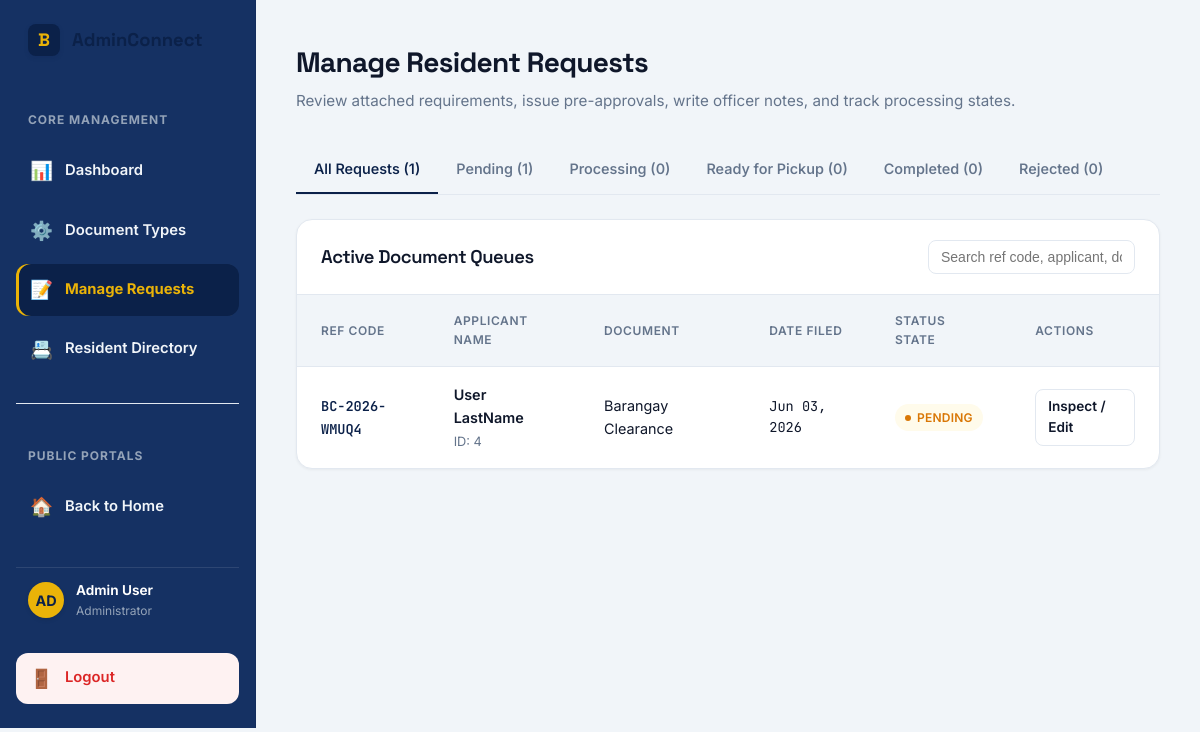
The app's page /requests-admin.php (signed in) with its own data.
### tables this page shows
CREATE TABLE IF NOT EXISTS `requests` (
  `id` int NOT NULL AUTO_INCREMENT,
  `user_id` int NOT NULL,
  `doc_id` int NOT NULL,
  `tracking_code` varchar(255) NOT NULL,
  `id_photo_path` varchar(255) DEFAULT NULL,
  `purpose` text,
  `status` enum('Pending','Processing','Ready for Pickup','Completed','Rejected') DEFAULT 'Pending',
  `admin_remarks` text,
  `request_date` timestamp NULL DEFAULT CURRENT_TIMESTAMP,
  PRIMARY KEY (`id`),
  UNIQUE KEY `tracking_code` (`tracking_code`),
  KEY `user_id` (`user_id`),
  KEY `doc_id` (`doc_id`)
);

CREATE TABLE IF NOT EXISTS `users` (
  `id` int NOT NULL AUTO_INCREMENT,
  `email` varchar(255) NOT NULL,
  `password` varchar(255) NOT NULL,
  `first_name` varchar(100) NOT NULL,
  `last_name` varchar(100) NOT NULL,
  `phone` varchar(20) DEFAULT NULL,
  `address` text,
  `role` enum('Admin','Resident') DEFAULT 'Resident',
  `created_at` datetime DEFAULT CURRENT_TIMESTAMP,
  PRIMARY KEY (`id`),
  UNIQUE KEY `email` (`email`)
);

CREATE TABLE IF NOT EXISTS `document_types` (
  `id` int NOT NULL AUTO_INCREMENT,
  `name` varchar(100) NOT NULL,
  `fee` decimal(10,2) DEFAULT '0.00',
  `description` text,
  `status` varchar(255) NOT NULL DEFAULT 'Inactive',
  PRIMARY KEY (`id`)
);

### database/database.php (called while the page is built, shortened)
<?php
function getAllRequests($conn, $status = null) {
    if ($status) {
        $stmt = $conn->prepare("SELECT r.*, d.name as doc_name, u.first_name, u.last_name, u.email FROM requests r
                               JOIN document_types d ON r.doc_id = d.id
                               JOIN users u ON r.user_id = u.id
                               WHERE r.status = ? ORDER BY r.request_date DESC");
        $stmt->bind_param("s", $status);
        $stmt->execute();
        $result = $stmt->get_result();
    } else {
        $result = $conn->query("SELECT r.*, d.name as doc_name, u.first_name, u.last_name, u.email FROM requests r
                              JOIN document_types d ON r.doc_id = d.id
                              JOIN users u ON r.user_id = u.id
                              ORDER BY r.request_date DESC");
    }
    $requests = [];
    if ($result && $result->num_rows > 0) {
        while ($row = $result->fetch_assoc()) {
            $requests[] = $row;
        }
    }
    return $requests;
}

### requests-admin.php (the view, shortened to what this page needs)
<?php
require_once 'database/database.php';
$conn = connectDB();
$filter_status = null;
$requests = getAllRequests($conn, $filter_status);
?>
<!DOCTYPE html>
<html lang="en">
<head>
  <link rel="stylesheet" href="style.css">
</head>
<body>
  <div class="admin-container">
    <aside class="admin-sidebar">
      <a href="index.php" class="logo-link" style="margin-bottom: 32px; padding-left: 12px;">
        <div class="logo-badge">B</div>
        <span style="font-size: 1.15rem;">AdminConnect</span>
      </a>
      <span class="admin-sidebar-header">Core Management</span>
      <nav style="display: flex; flex-direction: column; gap: 8px;">
        <a href="admin.php" class="sidebar-link">
          <span class="sidebar-icon">📊</span> Dashboard
        </a>
        <a href="document-types.php" class="sidebar-link">
          <span class="sidebar-icon">⚙️</span> Document Types
        </a>
        <a href="requests-admin.php" class="sidebar-link active">
          <span class="sidebar-icon">📝</span> Manage Requests
        </a>
        <a href="residents-admin.php" class="sidebar-link">
          <span class="sidebar-icon">📇</span> Resident Directory
        </a>
      </nav>
      <div style="margin: 20px 0; border-top: 1px solid var(--border);"></div>
      <span class="admin-sidebar-header">Public Portals</span>
      <nav style="display: flex; flex-direction: column; gap: 8px;">
        <a href="index.php" class="sidebar-link">
          <span class="sidebar-icon">🏠</span> Back to Home
        </a>
      </nav>
      <div class="admin-profile">
        <div class="profile-avatar">AD</div>
        <div class="profile-info">
          <span class="profile-name">Admin User</span>
          <span class="profile-role">Administrator</span>
        </div>
      </div>
      <a href="logout.php" class="sidebar-link" style="margin-top: 12px; background-color: var(--danger-light); color: var(--danger);">
        <span class="sidebar-icon">🚪</span> Logout
      </a>
    </aside>
    <main class="admin-content">
      <header class="admin-page-header">
        <div class="admin-page-title">
          <h1>Manage Resident Requests</h1>
          <p>Review attached requirements, issue pre-approvals, write officer notes, and track processing states.</p>
        </div>
      </header>
      <div class="tabs-nav">
        <?php
        $statuses = ['Pending', 'Processing', 'Ready for Pickup', 'Completed', 'Rejected'];
        $allCount = count(getAllRequests($conn));
        ?>
        <a href="requests-admin.php" class="tab-btn <?php echo (!$filter_status) ? 'active' : ''; ?>">All Requests (<?php echo $allCount; ?>)</a>
        <?php foreach ($statuses as $status): ?>
          <?php
            $count = count(getAllRequests($conn, $status));
          ?>
          <a href="requests-admin.php?status=<?php echo urlencode($status); ?>" class="tab-btn <?php echo ($filter_status === $status) ? 'active' : ''; ?>"><?php echo htmlspecialchars($status); ?> (<?php echo $count; ?>)</a>
        <?php endforeach; ?>
      </div>
      <section class="card-table-wrapper">
        <div class="table-header-controls">
          <h3 class="table-title font-sans">Active Document Queues</h3>
          <input type="text" id="request-search" class="table-search-input" placeholder="Search ref code, applicant, document, or status...">
        </div>
        <table class="responsive-table" id="requests-table">
          <thead>
            <tr>
              <th>Ref Code</th>
              <th>Applicant Name</th>
              <th>Document</th>
              <th>Date Filed</th>
              <th>Status State</th>
              <th>Actions</th>
            </tr>
          </thead>
          <tbody>
            <?php
            if (!empty($requests)) {
              $rowIndex = 1;
              foreach ($requests as $req) {
                $badgeClass = 'badge-pending';
                $requestDate = date('M d, Y', strtotime($req['request_date']));
            ?>
            <tr data-search-row="true">
              <td><span class="ref-code"><?php echo htmlspecialchars($req['tracking_code']); ?></span></td>
              <td>
                <div style="font-weight: 600;"><?php echo htmlspecialchars($req['first_name'] . ' ' . $req['last_name']); ?></div>
                <span style="font-size: 0.8rem; color: var(--text-muted);">ID: <?php echo htmlspecialchars($req['user_id']); ?></span>
              </td>
              <td><?php echo htmlspecialchars($req['doc_name']); ?></td>
              <td style="font-family: var(--font-mono); font-size: 0.85rem;"><?php echo $requestDate; ?></td>
              <td>
                <span class="badge <?php echo $badgeClass; ?>">
                  <span class="badge-dot"></span> <?php echo htmlspecialchars($req['status']); ?>
                </span>
              </td>
              <td>
                <div class="table-actions">
                  <a href="#open-row<?php echo $rowIndex; ?>" class="btn btn-secondary btn-size-sm">Inspect / Edit</a>
                </div>
              </td>
            </tr>
            <?php
                $rowIndex++;
              }
            } else {
            ?>
            <tr data-static-row="true">
              <td colspan="6" style="text-align: center; padding: 32px; color: var(--text-muted);">No requests found.</td>
            </tr>
            <?php
            }
            ?>
          </tbody>
        </table>
      </section>
    </main>
  </div>
</body>
</html>

### records on screen
requests: tracking_code "BC-2026-WMUQ4", user.last_name "User LastName", user "4", doc.name "Barangay Clearance", request_date "Jun 03, 2026", status "PENDING"

### other values on screen
$allCount "1"
$status "Pending"
$count "1"
$status "Processing"
$count "0"
$status "Ready for Pickup"
$status "Completed"
$status "Rejected"
